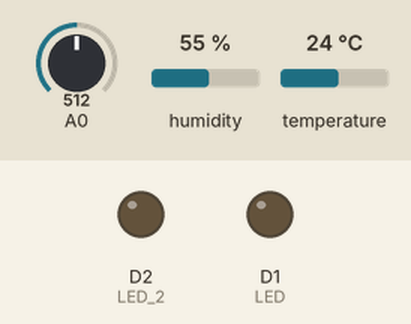
This sketch was run on a simulated ESP8266 (NodeMCU). Parts: output pins drawn as LEDs (lit = HIGH). Inputs (shaded band) come from the test bench; at power-on: A0 = 512, humidity 55 %, temperature 24 °C. WiFi joins after 1.5 s; servers stay silent unless stated; the Firebase database answers and starts empty; what the sketch prints to the serial monitor is not drawn.

Above: at 2.7 s.
2.8 s: A0 set to 744
7.4 s: A0 set to 770
At 11.7 s:
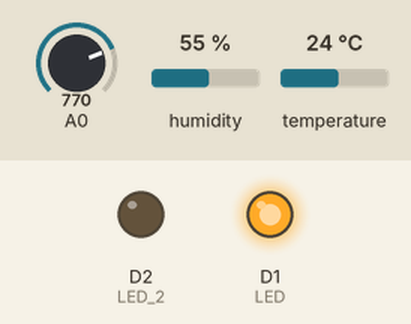
12.2 s: A0 set to 716
At 16.1 s:
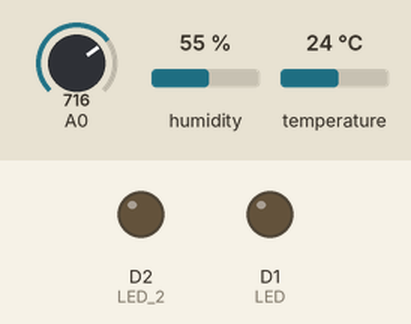
16.8 s: A0 set to 900
At 20.4 s:
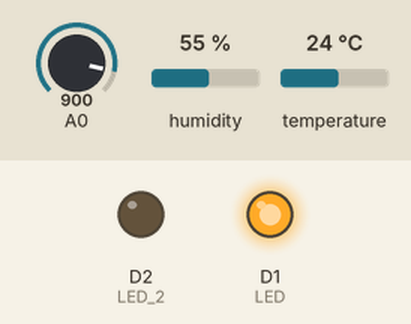
Timing chart, 0 to 21.9 s (numbered marks = the images above; inputs shaded):
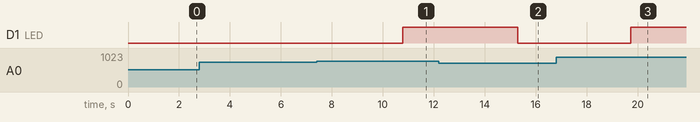

Measured:
- the behaviour switches between 757 and 758 on A0 (found by bisection; images 0 and 1)
- after the input at 2.8 s, every drawn part: stays the same
- after the input at 7.4 s, D1 (LED): LOW → HIGH after 3.4 s
- after the input at 12.2 s, D1 (LED): HIGH → LOW after 3.1 s
- after the input at 16.8 s, D1 (LED): LOW → HIGH after 2.9 s

The sketch:

IoT_Project.ino
```cpp
#include "DHT.h"
#include <Adafruit_Sensor.h>
#include <ESP8266WiFi.h>
#include <FirebaseArduino.h>
#include <Wire.h>

// set_up for our DHT11 sensor
#define DHTPIN 2
#define DHTTYPE DHT11

DHT dht(DHTPIN,DHTTYPE);

//Here we have calibrated our soil moisture sensor
int dryValue = 1024;
int wetValue = 590;
int friendlyDryValue = 0;
int friendlyWetValue = 100;

// Defining LED pins
#define LED D1
#define LED_2 D2

// Setting params
#define FIREBASE_HOST " "
#define FIREBASE_AUTH " "
#define WIFI_SSID " "
#define WIFI_PASSWORD " "

void setup() {
  Serial.begin(9600);
  dht.begin();

  // connect to wifi.
  WiFi.begin(WIFI_SSID, WIFI_PASSWORD);
  Serial.print("connecting");
  while (WiFi.status() != WL_CONNECTED) {
    Serial.print(".");
    delay(500);
  }
  Serial.println();
  Serial.print("connected: ");
  Serial.println(WiFi.localIP());

  pinMode(LED, OUTPUT);
  pinMode(LED_2, OUTPUT);
  Firebase.begin(FIREBASE_HOST, FIREBASE_AUTH);
}

void loop() {

  float h = dht.readHumidity();
  float t = dht.readTemperature();
  if (isnan(h) || isnan(t)) {
    Serial.println(F("Failed to read from DHT sensor!"));
    return;
}

  int val;
  val = analogRead(A0);
  Serial.print("Moisture Value: " );
  Serial.println(val);
  delay(100);

  //digitalWrite(LED, HIGH);
  int output_value = map(val, dryValue, wetValue, friendlyDryValue, friendlyWetValue);
  Serial.print("Moist %: ");
  Serial.print(output_value);
  Serial.println("%");
  delay(100);

  if (output_value <= 60){
    Serial.println("Mositure Content is low");
    digitalWrite(LED,HIGH);
  }
  else{
    delay(100);
    digitalWrite(LED,LOW);
  }

  // set value
  Firebase.setFloat("Humidity", h);
  // handle error
  if (Firebase.failed()) {
      Serial.print("Humidity failed:");
      Serial.println(Firebase.error());
      return;
  }
  delay(1000);

  // update value
  Firebase.setFloat("Temperature", t);
  // handle error
  if (Firebase.failed()) {
      Serial.print("Temperature failed:");
      Serial.println(Firebase.error());
      return;
  }
  delay(1000);

  // set value
  Firebase.setFloat("Soil_Value", output_value);
  // handle error
  if (Firebase.failed()) {
      Serial.print("Soil_Value");
      Serial.println(Firebase.error());
      return;
  }

  delay(1000);

  // get value
  Serial.print("Humidity: ");
  Serial.println(Firebase.getFloat("Humidity"));

  // get value
  Serial.print("Temperature: ");
  Serial.println(Firebase.getFloat("Temperature"));

  // get value
  Serial.print("Soil_Value: ");
  Serial.println(Firebase.getFloat("Soil_Value"));
  Serial.print("%");


  //get_value_for_switch
  Serial.print("Motor_Status");
  Serial.println(Firebase.getFloat("Motor_Status"));
  if(Firebase.getFloat("Motor_Status") == 1){
    Serial.println("Motor On");
    digitalWrite(LED_2,HIGH);
  }
  else{
    Serial.println("Motor Off");
    digitalWrite(LED_2,LOW);
  }


}
```
